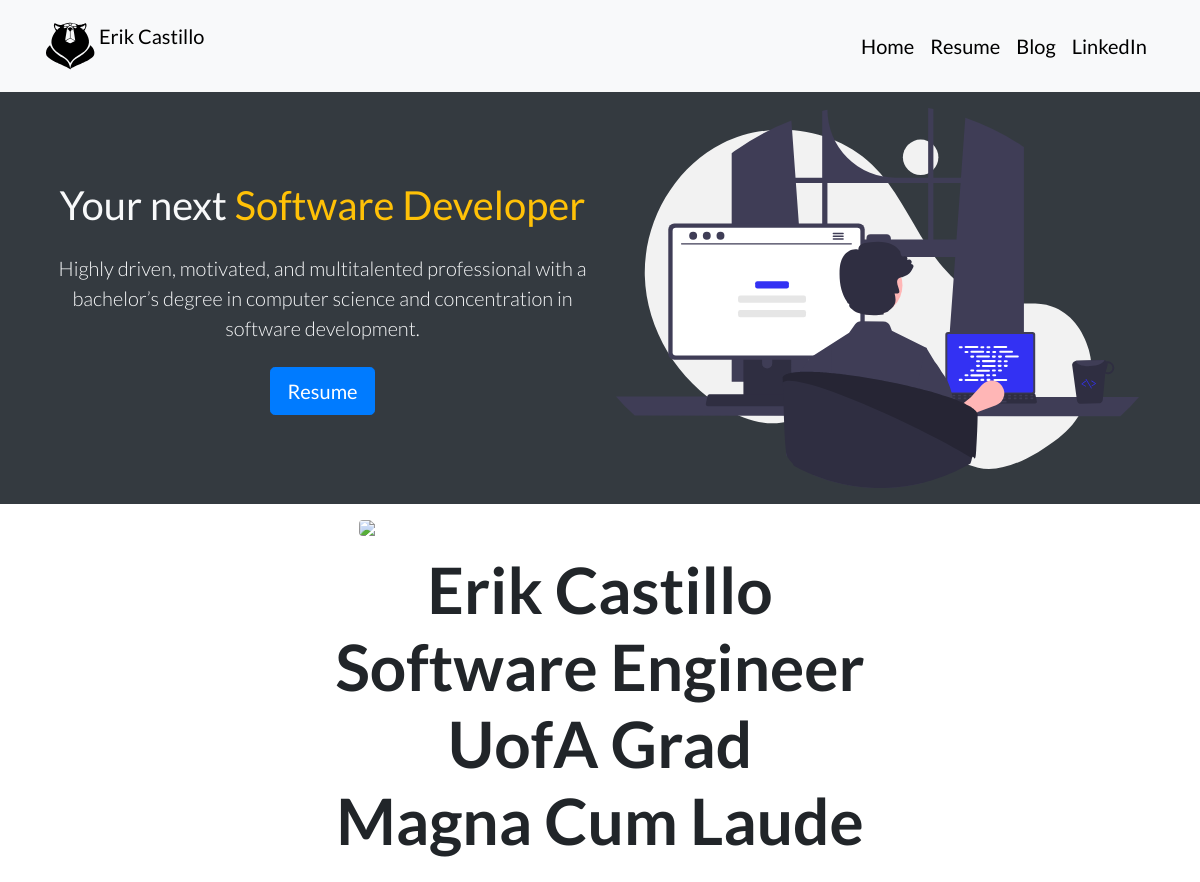
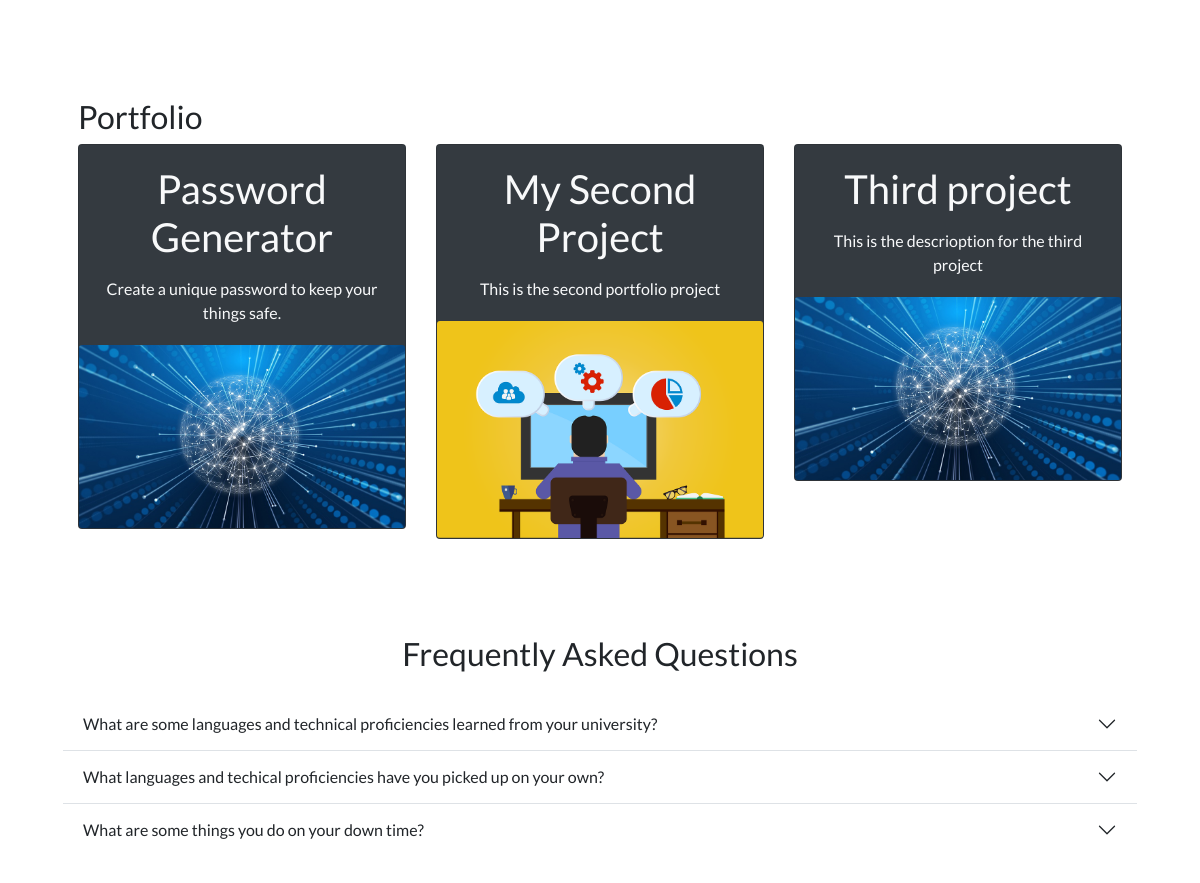
The page / on the database its author committed (2 pictures, top to bottom).
### portfolio/models.py (models this page shows, shortened)
class Project(models.Model):
    title = models.CharField(max_length=100)
    description = models.CharField(max_length=250)
    image = models.ImageField(upload_to='portfolio/images/')
    url = models.URLField(blank=True)

### portfolio/views.py (the view)
# urls.py: 2. Add a URL to urlpatterns:  path('', views.home, name='home')
def home(request):
    projects = Project.objects.all()
    return render(request, 'portfolio/home.html', {'projects': projects} )

### portfolio/templates/portfolio/home.html (shortened to what this page needs)
{% extends 'portfolio/base.html' %}
{% block content %}
{% load static%}
<section class="bg-dark text-light text-center text-sm-start">
  <div class="container">
    <div class='d-sm-flex align-items-center justify-content-between'>
      <div>
        <h1>Your next <span class="text-warning">Software Developer</span></h1>
        <p class="lead my-4">Highly driven, motivated, and multitalented professional
          with a bachelor’s degree in computer science and concentration in
          software development.
        </p>
        <button class="btn btn-primary btn-lg">
          Resume
        </button>
      </div>
      <img src="{% static 'portfolio/undraw.svg' %}" class='img-fluid w-50 p-3 d-none d-md-block' alt="Erik's Logo">
    </div>
  </div>
</section>
<div class="row justify-content-center my-3">
  <div class="col-5">
    <img src="{% static 'portfolio/sedona.jpg' %}" class="img-fluid rounded mx-auto d-block">
  </div>
</div>
<div class="row justify-content-center mb-3">
  <div class="col-md-9 text-center">
    <h1 id="hometext" class="font-weight-bold">Erik Castillo <br> Software Engineer <br> UofA Grad <br> Magna Cum Laude</h1>
  </div>
</div>
<section class="container p-5">
  <h2 class="mt-5">Portfolio</h2>
  <div class="row text-center g-4">
      {% for project in projects %}
      <div class="col-lg-4 col-md-4">
          <div class="card bg-dark text-light">   {% comment %}took this out: style="width: 18rem;" {% endcomment %}
              <div class="card-body text-center">
                  <h1 class="card-title mb-3">{{ project.title }}</h1>
                  <p class="card-text">{{ project.description }}</p>
              </div>
              <a href="{{ project.url }}">
                  <img src="{{ project.image.url}}" class="card-img">
              </a>
          </div>
      </div>
      {% endfor %}
  </div>
</section>
<section class="p-5">
  <div class="container">
    <h2 class="text-center mb-4">Frequently Asked Questions</h2>
    <div class="accordion accordion-flush" id="questions">
      <div class="accordion-item">
        <h2 class="accordion-header">
          <button class="accordion-button collapsed" type="button" data-bs-toggle="collapse" data-bs-target="#question-one">
            What are some languages and technical proficiencies learned from your university?
          </button>
        </h2>
      </div>
      <div class="accordion-item">
        <h2 class="accordion-header">
          <button class="accordion-button collapsed" type="button" data-bs-toggle="collapse" data-bs-target="#question-two">
            What languages and techical proficiencies have you picked up on your own?
          </button>
        </h2>
      </div>
      <div class="accordion-item">
        <h2 class="accordion-header">
          <button class="accordion-button collapsed" type="button" data-bs-toggle="collapse" data-bs-target="#question-three">
            What are some things you do on your down time?
          </button>
        </h2>
      </div>
    </div>
  </div>
</section>
{% endblock content %}

### portfolio/static/portfolio/custom.css (style rules this page uses)
body { font-family: 'Lato', sans-serif; }
@media (min-width: 992px) { #hometext { font-size: 4rem; } }

### rows shown on the page
Project: title "Password Generator", description "Create a unique password to keep your things safe.", image (picture)
Project: title "My Second Project", description "This is the second portfolio project", image (picture)
Project: title "Third project", description "This is the descrioption for the third project", image (picture)
